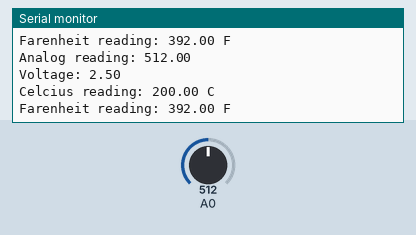
A sketch run on a simulated Arduino Uno, built with avr-gcc and run on an emulated ATmega328P. Shown: the last lines printed to the serial monitor. The inputs (shaded band) are chosen by the test bench; at power-on: A0 = 512.

Above: at 3.8 s.
3.9 s: A0 set to 716
At 7.4 s:
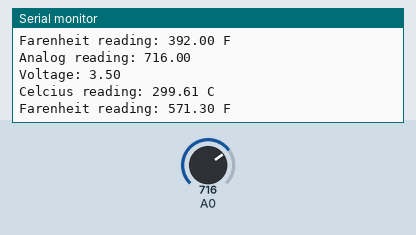
7.8 s: A0 set to 900
At 9.9 s:
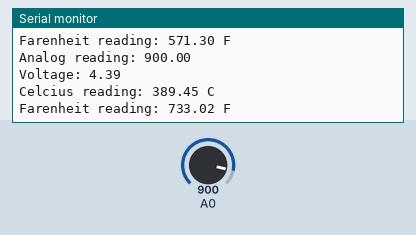
Timing chart, 0 to 11.4 s (numbered marks = the images above; inputs shaded):
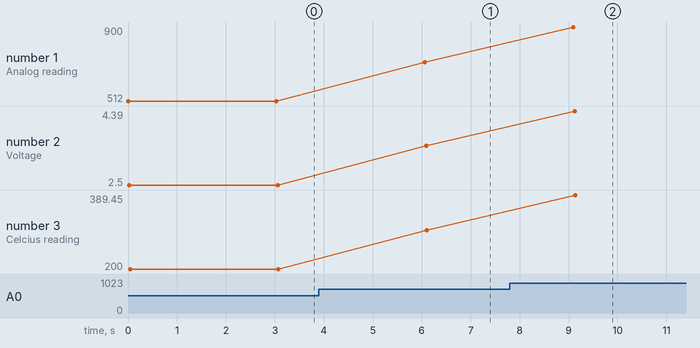

Measured:
- after the input at 3.9 s, the serial monitor: prints a new line after 2.2 s (image 1)
- after the input at 7.8 s, the serial monitor: prints a new line after 1.3 s (image 2)
- plotted number 1: 512 → 716 after the input at 3.9 s, 716 → 900 after the input at 7.8 s
- plotted number 2: 2.5 → 3.5 after the input at 3.9 s, 3.5 → 4.39 after the input at 7.8 s
- plotted number 3: 200 → 299.61 after the input at 3.9 s, 299.61 → 389.45 after the input at 7.8 s

The sketch:

code_p5.ino
```cpp
int temp=A0;
float temp_cel;
float vol;
float temp_far;
float analog_red;
void setup()
{
  pinMode(A0,INPUT);
  Serial.begin(9600);
}

void loop()
{
  analog_red=analogRead(A0);
  Serial.print("Analog reading: ");
  Serial.println(analog_red);

  //converitng analog reading to voltage
  vol=analog_red*5/1024;
    //div by 1024 as the analog reading from the data pin is between 0-1024
    //5 because 5 volts

  Serial.print("Voltage: ");
  Serial.println(vol);

  //reading in celcius
  //converitng from 10mv per degree with 0.5 v offset
  temp_cel=100*(vol-0.5);
  Serial.println("Celcius reading: " + String(temp_cel) + (" C"));
  temp_far=(temp_cel*9/5)+32;
  Serial.println("Farenheit reading: " + String(temp_far) + (" F\n"));
  delay(3000);
}
```
